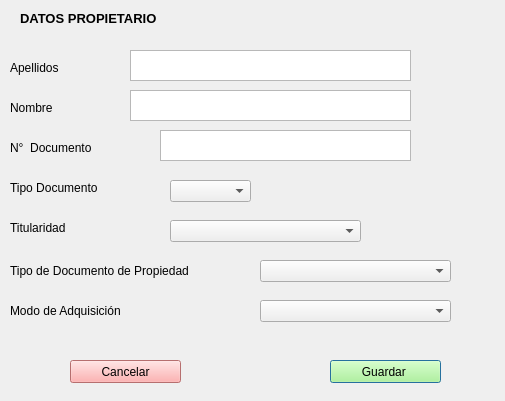
<?xml version="1.0" encoding="UTF-8"?>
<ui version="4.0">
 <class>Dialog</class>
 <widget class="QDialog" name="Dialog">
  <property name="geometry">
   <rect>
    <x>0</x>
    <y>0</y>
    <width>505</width>
    <height>401</height>
   </rect>
  </property>
  <property name="windowTitle">
   <string>Dialog</string>
  </property>
  <widget class="QLabel" name="label_2">
   <property name="geometry">
    <rect>
     <x>20</x>
     <y>10</y>
     <width>261</width>
     <height>16</height>
    </rect>
   </property>
   <property name="font">
    <font>
     <pointsize>10</pointsize>
     <weight>75</weight>
     <bold>true</bold>
    </font>
   </property>
   <property name="text">
    <string>DATOS PROPIETARIO</string>
   </property>
  </widget>
  <widget class="QLabel" name="label">
   <property name="geometry">
    <rect>
     <x>10</x>
     <y>60</y>
     <width>71</width>
     <height>16</height>
    </rect>
   </property>
   <property name="font">
    <font>
     <pointsize>9</pointsize>
    </font>
   </property>
   <property name="text">
    <string>Apellidos</string>
   </property>
  </widget>
  <widget class="QPlainTextEdit" name="txt_apellidos">
   <property name="geometry">
    <rect>
     <x>130</x>
     <y>50</y>
     <width>281</width>
     <height>31</height>
    </rect>
   </property>
  </widget>
  <widget class="QLabel" name="label_3">
   <property name="geometry">
    <rect>
     <x>10</x>
     <y>100</y>
     <width>51</width>
     <height>16</height>
    </rect>
   </property>
   <property name="font">
    <font>
     <pointsize>9</pointsize>
    </font>
   </property>
   <property name="text">
    <string>Nombre</string>
   </property>
  </widget>
  <widget class="QPlainTextEdit" name="txt_nombre">
   <property name="geometry">
    <rect>
     <x>130</x>
     <y>90</y>
     <width>281</width>
     <height>31</height>
    </rect>
   </property>
  </widget>
  <widget class="QLabel" name="label_4">
   <property name="geometry">
    <rect>
     <x>10</x>
     <y>140</y>
     <width>121</width>
     <height>16</height>
    </rect>
   </property>
   <property name="font">
    <font>
     <pointsize>9</pointsize>
    </font>
   </property>
   <property name="text">
    <string>N°  Documento</string>
   </property>
  </widget>
  <widget class="QPlainTextEdit" name="txt_documento">
   <property name="geometry">
    <rect>
     <x>160</x>
     <y>130</y>
     <width>251</width>
     <height>31</height>
    </rect>
   </property>
  </widget>
  <widget class="QLabel" name="label_5">
   <property name="geometry">
    <rect>
     <x>10</x>
     <y>180</y>
     <width>121</width>
     <height>16</height>
    </rect>
   </property>
   <property name="font">
    <font>
     <pointsize>9</pointsize>
    </font>
   </property>
   <property name="text">
    <string>Tipo Documento</string>
   </property>
  </widget>
  <widget class="QComboBox" name="comboBox_tipo_prop">
   <property name="geometry">
    <rect>
     <x>170</x>
     <y>180</y>
     <width>81</width>
     <height>22</height>
    </rect>
   </property>
   <item>
    <property name="text">
     <string/>
    </property>
   </item>
   <item>
    <property name="text">
     <string>Cédula Identidad</string>
    </property>
   </item>
   <item>
    <property name="text">
     <string>Registro Único Nacional</string>
    </property>
   </item>
  </widget>
  <widget class="QLabel" name="label_6">
   <property name="geometry">
    <rect>
     <x>10</x>
     <y>220</y>
     <width>101</width>
     <height>16</height>
    </rect>
   </property>
   <property name="font">
    <font>
     <pointsize>9</pointsize>
    </font>
   </property>
   <property name="text">
    <string>Titularidad</string>
   </property>
  </widget>
  <widget class="QComboBox" name="comboBox_titularidad_prop">
   <property name="geometry">
    <rect>
     <x>170</x>
     <y>220</y>
     <width>191</width>
     <height>22</height>
    </rect>
   </property>
   <item>
    <property name="text">
     <string/>
    </property>
   </item>
   <item>
    <property name="text">
     <string>Propietario</string>
    </property>
   </item>
   <item>
    <property name="text">
     <string>Poseedor</string>
    </property>
   </item>
   <item>
    <property name="text">
     <string>Usufructuario</string>
    </property>
   </item>
   <item>
    <property name="text">
     <string>Ocupante</string>
    </property>
   </item>
  </widget>
  <widget class="QLabel" name="label_8">
   <property name="geometry">
    <rect>
     <x>10</x>
     <y>260</y>
     <width>231</width>
     <height>21</height>
    </rect>
   </property>
   <property name="font">
    <font>
     <pointsize>9</pointsize>
    </font>
   </property>
   <property name="text">
    <string>Tipo de Documento de Propiedad</string>
   </property>
  </widget>
  <widget class="QComboBox" name="comboBox_doc_prop">
   <property name="geometry">
    <rect>
     <x>260</x>
     <y>260</y>
     <width>191</width>
     <height>22</height>
    </rect>
   </property>
   <item>
    <property name="text">
     <string/>
    </property>
   </item>
   <item>
    <property name="text">
     <string>Folio Real, DD RR</string>
    </property>
   </item>
   <item>
    <property name="text">
     <string>Testimonio de Propiedad</string>
    </property>
   </item>
   <item>
    <property name="text">
     <string>Minuta de Transferencia</string>
    </property>
   </item>
   <item>
    <property name="text">
     <string>Documento Privado</string>
    </property>
   </item>
   <item>
    <property name="text">
     <string>Recibo (Transferencia)</string>
    </property>
   </item>
   <item>
    <property name="text">
     <string>Recibo (Pago de Impuestos)</string>
    </property>
   </item>
   <item>
    <property name="text">
     <string>Sin Documentación</string>
    </property>
   </item>
   <item>
    <property name="text">
     <string>Recibo (Pago de Servicvios)</string>
    </property>
   </item>
   <item>
    <property name="text">
     <string>Plano de Propiedad</string>
    </property>
   </item>
  </widget>
  <widget class="QLabel" name="label_9">
   <property name="geometry">
    <rect>
     <x>10</x>
     <y>300</y>
     <width>171</width>
     <height>21</height>
    </rect>
   </property>
   <property name="font">
    <font>
     <pointsize>9</pointsize>
    </font>
   </property>
   <property name="text">
    <string>Modo de Adquisición</string>
   </property>
  </widget>
  <widget class="QComboBox" name="comboBox_adquisicion_prop">
   <property name="geometry">
    <rect>
     <x>260</x>
     <y>300</y>
     <width>191</width>
     <height>22</height>
    </rect>
   </property>
   <item>
    <property name="text">
     <string/>
    </property>
   </item>
   <item>
    <property name="text">
     <string>Compra</string>
    </property>
   </item>
   <item>
    <property name="text">
     <string>Herencia</string>
    </property>
   </item>
   <item>
    <property name="text">
     <string>Expropiación</string>
    </property>
   </item>
   <item>
    <property name="text">
     <string>Usucapión</string>
    </property>
   </item>
   <item>
    <property name="text">
     <string>Resolución Judicial</string>
    </property>
   </item>
  </widget>
  <widget class="QPushButton" name="btn_guardar_prop">
   <property name="geometry">
    <rect>
     <x>330</x>
     <y>360</y>
     <width>111</width>
     <height>23</height>
    </rect>
   </property>
   <property name="styleSheet">
    <string notr="true">background-color:rgb(170, 255, 127)</string>
   </property>
   <property name="text">
    <string>Guardar </string>
   </property>
  </widget>
  <widget class="QPushButton" name="btn_cancelar_prop">
   <property name="geometry">
    <rect>
     <x>70</x>
     <y>360</y>
     <width>111</width>
     <height>23</height>
    </rect>
   </property>
   <property name="styleSheet">
    <string notr="true">background-color:rgb(255, 155, 155)</string>
   </property>
   <property name="text">
    <string>Cancelar</string>
   </property>
  </widget>
 </widget>
 <resources/>
 <connections/>
</ui>
